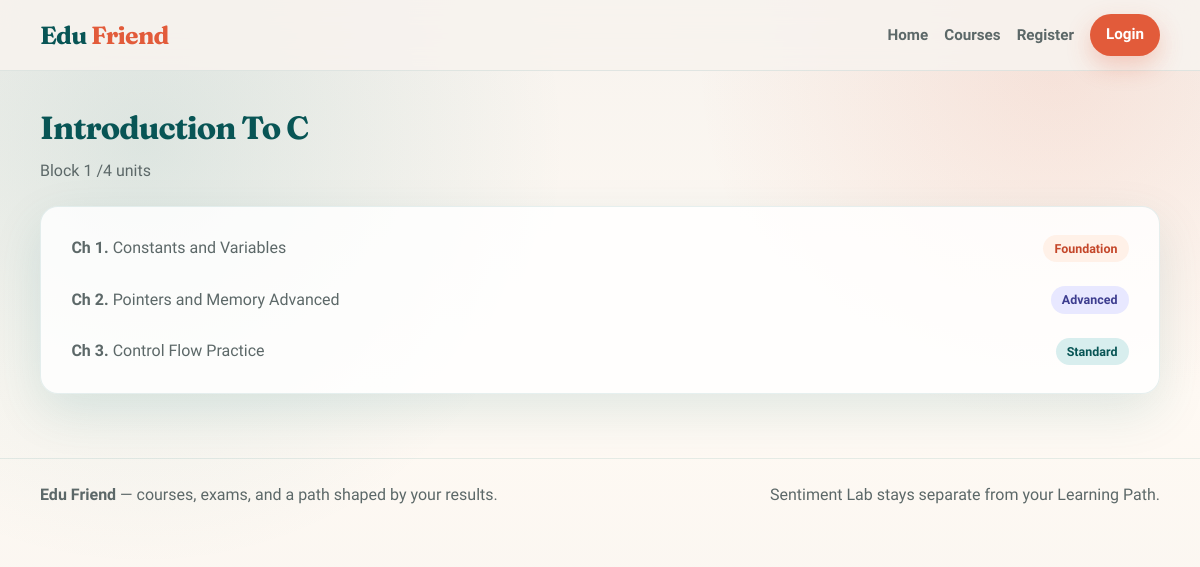
/cariculam/programming-foundations/bca1c01/, run on the app's committed database.
### cariculam/models.py (models this page shows, shortened)
class Subject(models.Model):
    subject_id = models.CharField(max_length=100,unique=True)
    name = models.CharField(max_length=100)
    slug = models.SlugField(null=True,blank=True)
    course = models.ForeignKey(Course,on_delete=models.CASCADE,related_name='subjects')
    image = models.ImageField(upload_to = save_subject_image, blank = True, verbose_name = 'subject image' )
    description = models.TextField(max_length=500,blank=True)

class Lesson(models.Model):
    FOUNDATION = 'foundation'
    STANDARD = 'standard'
    ADVANCED = 'advanced'
    DIFFICULTY_CHOICES = [
        (FOUNDATION, 'Foundation'),
        (STANDARD, 'Standard'),
        (ADVANCED, 'Advanced'),
    ]
    lesson_id = models.CharField(max_length=100,unique=True)
    course = models.ForeignKey(Course,on_delete=models.CASCADE)
    created_by = models.ForeignKey(User,on_delete=models.CASCADE)
    created_at = models.DateTimeField(auto_now_add=True)
    subject = models.ForeignKey(Subject,on_delete=models.CASCADE,related_name='lessons')
    name = models.CharField(max_length=100)
    position = models.PositiveSmallIntegerField(verbose_name='Chapter no.')
    difficulty = models.CharField(
        max_length=20,
        choices=DIFFICULTY_CHOICES,
        default=STANDARD,
    )
    slug = models.SlugField(null=True,blank=True)
    video = models.FileField(upload_to=save_lesson_files,verbose_name='Video',blank=True,null=True)
    ppt = models.FileField(upload_to=save_lesson_files,verbose_name='Presentation',blank=True)
    notes = models.FileField(upload_to=save_lesson_files,verbose_name='Notes',blank=True)
    class Meta:
        ordering = ['position']

### cariculam/views.py (the view)
# urls.py: path('<str:course>/<slug:slug>/', views.LessonListView.as_view(), name='lesson_list'),
class LessonListView(DetailView):
    context_object_name = 'subjects'
    model = Subject
    template_name = 'lesson_list_view.html'

### account/context_processors.py (called while the page is built)
def user_role(request):
    role = None
    if request.user.is_authenticated:
        try:
            role = request.user.user_profile.user_type
        except (ObjectDoesNotExist, AttributeError):
            role = None
    return {'user_role': role}

### cariculam/templates/lesson_list_view.html (shortened to what this page needs)
{% extends 'base.html' %}
{% block content %}
<div class="section-head">
  <h1>{{ subjects.name }}</h1>
  <p class="lede">{{ subjects.description|default:"Work through chapters in order. Difficulty tags feed your Learning Path." }}</p>
</div>
<div class="panel" style="padding:1rem;">
  <ul class="chapter-list">
    {% for lesson in subjects.lessons.all %}
      <li>
        <a href="{% url 'cariculam:lesson_detail' course=subjects.course.slug subject=subjects.slug slug=lesson.slug %}">
          <span><strong>Ch {{ lesson.position }}.</strong> {{ lesson.name }}</span>
          <span class="badge badge-{{ lesson.difficulty }}">{{ lesson.get_difficulty_display }}</span>
        </a>
      </li>
    {% empty %}
      <li class="empty-state">No lessons yet.</li>
    {% endfor %}
  </ul>
</div>
{% endblock %}

### static/css/edufriend.css (style rules this page uses)
:root { --teal: #0b6e6e; --teal-dark: #085555; --teal-soft: #d8eeee; --sand: #f7f3ee; --sand-deep: #ebe4d8; --coral: #e25b3a; --coral-dark: #c4472a; --ink: #1c2424; --muted: #5c6868; --white: #ffffff; --pass: #1f7a4d; --fail: #b42318; --shadow: 0 18px 50px rgba(11, 110, 110, 0.12); --radius: 18px; --font-display: "Fraunces", Georgia, serif; --font-body: "Source Sans 3", "Segoe UI", sans-serif; }
*, *::before, *::after { box-sizing: border-box; }
html { scroll-behavior: smooth; }
body { margin: 0; font-family: var(--font-body); color: var(--ink); background: radial-gradient(circle at 12% 18%, rgba(11, 110, 110, 0.12), transparent 34%), radial-gradient(circle at 88% 8%, rgba(226, 91, 58, 0.12), transparent 28%), linear-gradient(180deg, var(--sand) 0%, #fffaf4 48%, var(--sand) 100%); min-height: 100vh; line-height: 1.55; }
a { color: inherit; text-decoration: none; }
.section-head { margin: 0 0 1.4rem; }
.section-head h1, .section-head h2, .page-title { font-family: var(--font-display); letter-spacing: -0.03em; margin: 0 0 0.4rem; color: var(--teal-dark); }
.section-head p, .lede { margin: 0; color: var(--muted); max-width: 42rem; }
.card, .panel { background: rgba(255, 255, 255, 0.82); border: 1px solid rgba(11, 110, 110, 0.1); border-radius: var(--radius); box-shadow: var(--shadow); }
.badge { display: inline-flex; align-items: center; border-radius: 999px; padding: 0.25rem 0.7rem; font-size: 0.78rem; font-weight: 700; }
.badge-foundation { background: #fff1e8; color: var(--coral-dark); }
.badge-standard { background: var(--teal-soft); color: var(--teal-dark); }
.badge-advanced { background: #e8e8ff; color: #3d3d8f; }
.chapter-list { list-style: none; margin: 0; padding: 0; }
.chapter-list li a { display: flex; justify-content: space-between; align-items: center; gap: 0.75rem; padding: 0.75rem 0.9rem; border-radius: 12px; color: var(--muted); transition: background 0.2s ease, color 0.2s ease; }

### data on the page
Subject: name "Introduction To C", description "Block 1 /4 units"
Lesson: position "1", name "Constants and Variables", difficulty "Foundation"
Lesson: position "2", name "Pointers and Memory Advanced", difficulty "Advanced"
Lesson: position "3", name "Control Flow Practice", difficulty "Standard"
